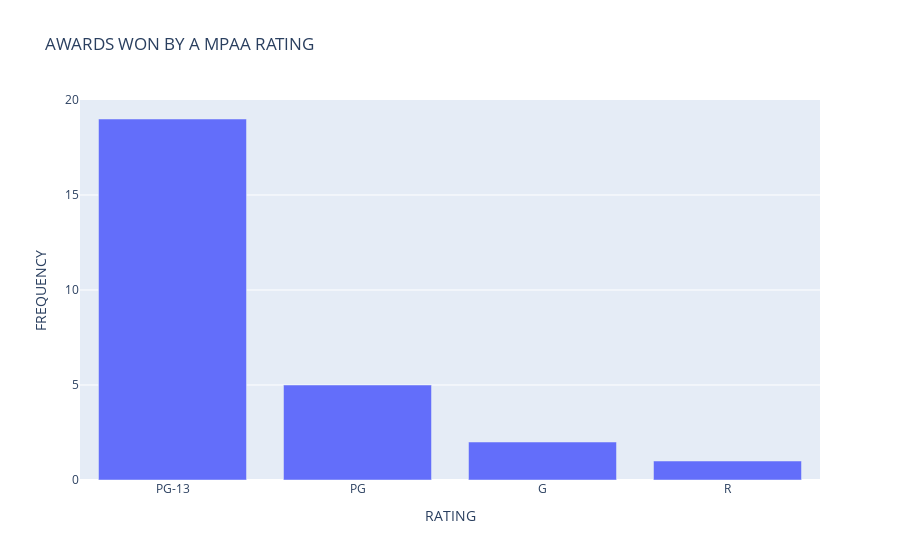

Notebook code cell kept with this figure:
### Markdown cell above
MPAA RATING VS AWARDS

### Code cell
fifth_data = movies_data['MPAA RATING'].value_counts()
fifth_graph_data = pd.DataFrame(dict(RATING= fifth_data.index,FREQUENCY=fifth_data))
fifth_graph=px.bar(fifth_graph_data,x='RATING',y='FREQUENCY',title='AWARDS WON BY A MPAA RATING')
fifth_graph.show()

### Figure 1 — Plotly figure (JSON) as saved in the notebook; plotly's stock layout.template omitted (floating-point values rounded to 4 significant figures)
{"data": [{"alignmentgroup": "True", "hovertemplate": "RATING=%{x}<br>FREQUENCY=%{y}<extra></extra>", "legendgroup": "", "marker": {"color": "#636efa", "pattern": {"shape": ""}}, "name": "", "offsetgroup": "", "orientation": "v", "showlegend": false, "textposition": "auto", "type": "bar", "x": ["PG-13", "PG", "G", "R"], "xaxis": "x", "y": [19, 5, 2, 1], "yaxis": "y"}], "layout": {"autosize": true, "barmode": "relative", "legend": {"tracegroupgap": 0}, "title": {"text": "AWARDS WON BY A MPAA RATING"}, "xaxis": {"anchor": "y", "autorange": true, "domain": [0, 1], "range": [-0.5, 3.5], "title": {"text": "RATING"}, "type": "category"}, "yaxis": {"anchor": "x", "autorange": true, "domain": [0, 1], "range": [0, 20], "title": {"text": "FREQUENCY"}, "type": "linear"}}}
